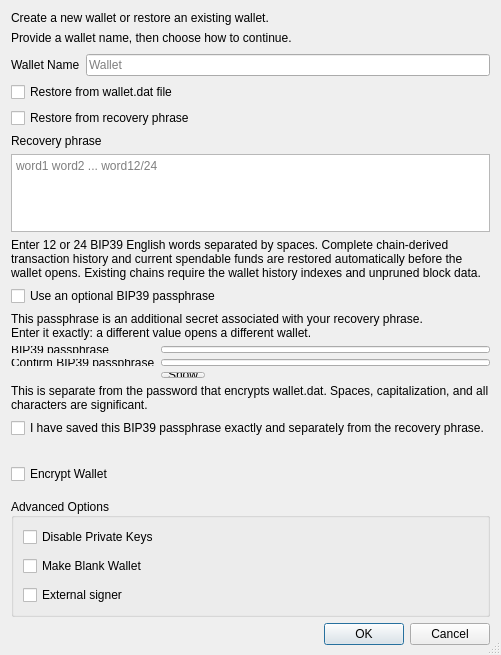
<?xml version="1.0" encoding="UTF-8"?>
<ui version="4.0">
 <class>CreateWalletDialog</class>
 <widget class="QDialog" name="CreateWalletDialog">
  <property name="geometry">
   <rect>
    <x>0</x>
    <y>0</y>
    <width>411</width>
    <height>570</height>
   </rect>
  </property>
  <property name="windowTitle">
   <string>Create or Restore Wallet</string>
  </property>
  <property name="sizeGripEnabled">
   <bool>true</bool>
  </property>
  <layout class="QVBoxLayout" name="verticalLayout">
   <item>
    <widget class="QLabel" name="label_description">
     <property name="sizePolicy">
      <sizepolicy hsizetype="Preferred" vsizetype="Preferred">
       <horstretch>0</horstretch>
       <verstretch>0</verstretch>
      </sizepolicy>
     </property>
     <property name="text">
      <string>Create a new wallet or restore an existing wallet.</string>
     </property>
     <property name="alignment">
      <set>Qt::AlignLeading|Qt::AlignLeft|Qt::AlignVCenter</set>
     </property>
     <property name="wordWrap">
      <bool>false</bool>
     </property>
    </widget>
   </item>
   <item>
    <widget class="QLabel" name="label_subdescription">
     <property name="text">
      <string>Provide a wallet name, then choose how to continue.</string>
     </property>
    </widget>
   </item>
   <item>
    <spacer name="verticalSpacer">
     <property name="orientation">
      <enum>Qt::Vertical</enum>
     </property>
     <property name="sizeType">
      <enum>QSizePolicy::Fixed</enum>
     </property>
     <property name="sizeHint" stdset="0">
      <size>
       <width>20</width>
       <height>3</height>
      </size>
     </property>
    </spacer>
   </item>
   <item>
    <layout class="QHBoxLayout" name="horizontalLayout">
     <item>
      <widget class="QLabel" name="wallet_name_label">
       <property name="text">
        <string>Wallet Name</string>
       </property>
      </widget>
     </item>
     <item>
      <widget class="QLineEdit" name="wallet_name_line_edit">
       <property name="minimumSize">
        <size>
         <width>262</width>
         <height>0</height>
        </size>
       </property>
       <property name="placeholderText">
        <string>Wallet</string>
       </property>
      </widget>
     </item>
    </layout>
   </item>
   <item>
    <widget class="QCheckBox" name="restore_file_checkbox">
     <property name="toolTip">
      <string>Restore this wallet from an existing wallet.dat backup file. This keeps the wallet history stored in that file.</string>
     </property>
     <property name="text">
      <string>Restore from wallet.dat file</string>
     </property>
    </widget>
   </item>
   <item>
    <widget class="QCheckBox" name="restore_mnemonic_checkbox">
     <property name="toolTip">
       <string>Create this wallet from a BIP39 recovery phrase. Complete chain-derived transaction history and current spendable funds are restored automatically before the wallet opens.</string>
     </property>
     <property name="text">
      <string>Restore from recovery phrase</string>
     </property>
    </widget>
   </item>
   <item>
    <widget class="QWidget" name="recovery_phrase_widget" native="true">
     <layout class="QVBoxLayout" name="verticalLayout_recovery_phrase">
      <property name="leftMargin">
       <number>0</number>
      </property>
      <property name="topMargin">
       <number>0</number>
      </property>
      <property name="rightMargin">
       <number>0</number>
      </property>
      <property name="bottomMargin">
       <number>0</number>
      </property>
      <item>
       <widget class="QLabel" name="recovery_phrase_label">
        <property name="text">
         <string>Recovery phrase</string>
        </property>
       </widget>
      </item>
      <item>
       <widget class="QPlainTextEdit" name="recovery_phrase_text_edit">
        <property name="minimumSize">
         <size>
          <width>0</width>
          <height>74</height>
         </size>
        </property>
        <property name="placeholderText">
         <string>word1 word2 ... word12/24</string>
        </property>
       </widget>
      </item>
      <item>
       <widget class="QLabel" name="recovery_phrase_help_label">
        <property name="text">
          <string>Enter 12 or 24 BIP39 English words separated by spaces. Complete chain-derived transaction history and current spendable funds are restored automatically before the wallet opens. Existing chains require the wallet history indexes and unpruned block data.</string>
        </property>
        <property name="wordWrap">
         <bool>true</bool>
        </property>
       </widget>
      </item>
     </layout>
    </widget>
   </item>
  <item>
   <widget class="QCheckBox" name="bip39_passphrase_checkbox">
    <property name="toolTip">
     <string>Add a separate BIP39 passphrase to the recovery phrase. This is not the wallet.dat encryption password.</string>
    </property>
    <property name="text">
     <string>Use an optional BIP39 passphrase</string>
    </property>
   </widget>
  </item>
  <item>
   <widget class="QWidget" name="bip39_passphrase_widget" native="true">
    <layout class="QVBoxLayout" name="verticalLayout_bip39_passphrase">
     <property name="leftMargin">
      <number>0</number>
     </property>
     <property name="topMargin">
      <number>0</number>
     </property>
     <property name="rightMargin">
      <number>0</number>
     </property>
     <property name="bottomMargin">
      <number>0</number>
     </property>
     <item>
      <widget class="QLabel" name="bip39_passphrase_description_label">
       <property name="text">
        <string>This passphrase is an additional secret associated with your recovery phrase.
Enter it exactly: a different value opens a different wallet.</string>
       </property>
       <property name="wordWrap">
        <bool>true</bool>
       </property>
      </widget>
     </item>
     <item>
      <layout class="QGridLayout" name="gridLayout_bip39_passphrase">
       <item row="0" column="0">
        <widget class="QLabel" name="bip39_passphrase_label">
         <property name="text">
          <string>BIP39 passphrase</string>
         </property>
         <property name="buddy">
          <cstring>bip39_passphrase_line_edit</cstring>
         </property>
        </widget>
       </item>
       <item row="0" column="1">
        <widget class="QLineEdit" name="bip39_passphrase_line_edit">
         <property name="echoMode">
          <enum>QLineEdit::Password</enum>
         </property>
        </widget>
       </item>
       <item row="1" column="0">
        <widget class="QLabel" name="bip39_passphrase_confirmation_label">
         <property name="text">
          <string>Confirm BIP39 passphrase</string>
         </property>
         <property name="buddy">
          <cstring>bip39_passphrase_confirmation_line_edit</cstring>
         </property>
        </widget>
       </item>
       <item row="1" column="1">
        <widget class="QLineEdit" name="bip39_passphrase_confirmation_line_edit">
         <property name="echoMode">
          <enum>QLineEdit::Password</enum>
         </property>
        </widget>
       </item>
       <item row="2" column="1">
        <widget class="QToolButton" name="show_bip39_passphrase_button">
         <property name="text">
          <string>Show</string>
         </property>
         <property name="checkable">
          <bool>true</bool>
         </property>
        </widget>
       </item>
      </layout>
     </item>
     <item>
      <widget class="QLabel" name="bip39_passphrase_distinction_label">
       <property name="text">
        <string>This is separate from the password that encrypts wallet.dat. Spaces, capitalization, and all characters are significant.</string>
       </property>
       <property name="wordWrap">
        <bool>true</bool>
       </property>
      </widget>
     </item>
     <item>
      <widget class="QCheckBox" name="bip39_passphrase_backup_checkbox">
       <property name="text">
        <string>I have saved this BIP39 passphrase exactly and separately from the recovery phrase.</string>
       </property>
      </widget>
     </item>
     <item>
      <widget class="QLabel" name="bip39_passphrase_error_label">
       <property name="styleSheet">
        <string notr="true">color:red;font-weight:bold;</string>
       </property>
       <property name="text">
        <string/>
       </property>
       <property name="wordWrap">
        <bool>true</bool>
       </property>
      </widget>
     </item>
    </layout>
   </widget>
  </item>
   <item>
    <widget class="QCheckBox" name="encrypt_wallet_checkbox">
     <property name="toolTip">
      <string>Encrypt the wallet. The wallet will be encrypted with a passphrase of your choice.</string>
     </property>
     <property name="text">
      <string>Encrypt Wallet</string>
     </property>
     <property name="checked">
      <bool>false</bool>
     </property>
    </widget>
   </item>
   <item>
    <spacer name="verticalSpacer_1">
     <property name="orientation">
      <enum>Qt::Vertical</enum>
     </property>
     <property name="sizeType">
      <enum>QSizePolicy::Fixed</enum>
     </property>
     <property name="sizeHint" stdset="0">
      <size>
       <width>20</width>
       <height>8</height>
      </size>
     </property>
    </spacer>
   </item>
   <item>
    <widget class="QGroupBox" name="groupBox">
     <property name="title">
      <string>Advanced Options</string>
     </property>
     <property name="alignment">
      <set>Qt::AlignLeading|Qt::AlignLeft|Qt::AlignVCenter</set>
     </property>
     <property name="flat">
      <bool>false</bool>
     </property>
     <property name="checkable">
      <bool>false</bool>
     </property>
     <layout class="QVBoxLayout" name="verticalLayout_groupbox">
      <property name="spacing">
       <number>9</number>
      </property>
      <item>
       <widget class="QCheckBox" name="disable_privkeys_checkbox">
        <property name="enabled">
         <bool>true</bool>
        </property>
        <property name="toolTip">
         <string>Disable private keys for this wallet. Wallets with private keys disabled will have no private keys and cannot have an HD seed or imported private keys. This is ideal for watch-only wallets.</string>
        </property>
        <property name="text">
         <string>Disable Private Keys</string>
        </property>
       </widget>
      </item>
      <item>
       <widget class="QCheckBox" name="blank_wallet_checkbox">
        <property name="toolTip">
         <string>Make a blank wallet. Blank wallets do not initially have private keys or scripts. Private keys and addresses can be imported, or an HD seed can be set, at a later time.</string>
        </property>
        <property name="text">
         <string>Make Blank Wallet</string>
        </property>
       </widget>
      </item>
      <item>
       <widget class="QCheckBox" name="external_signer_checkbox">
        <property name="toolTip">
         <string>Use an external signing device such as a hardware wallet. Configure the external signer script in wallet preferences first.</string>
        </property>
        <property name="text">
         <string>External signer</string>
        </property>
       </widget>
      </item>
     </layout>
    </widget>
   </item>
   <item>
    <spacer name="verticalSpacer_2">
     <property name="orientation">
      <enum>Qt::Vertical</enum>
     </property>
     <property name="sizeHint" stdset="0">
      <size>
       <width>20</width>
       <height>0</height>
      </size>
     </property>
    </spacer>
   </item>
   <item>
    <widget class="QDialogButtonBox" name="buttonBox">
     <property name="orientation">
      <enum>Qt::Horizontal</enum>
     </property>
     <property name="standardButtons">
      <set>QDialogButtonBox::Cancel|QDialogButtonBox::Ok</set>
     </property>
    </widget>
   </item>
  </layout>
 </widget>
  <tabstops>
  <tabstop>wallet_name_line_edit</tabstop>
  <tabstop>restore_file_checkbox</tabstop>
  <tabstop>restore_mnemonic_checkbox</tabstop>
  <tabstop>recovery_phrase_text_edit</tabstop>
  <tabstop>bip39_passphrase_checkbox</tabstop>
  <tabstop>bip39_passphrase_line_edit</tabstop>
  <tabstop>bip39_passphrase_confirmation_line_edit</tabstop>
  <tabstop>show_bip39_passphrase_button</tabstop>
  <tabstop>bip39_passphrase_backup_checkbox</tabstop>
  <tabstop>encrypt_wallet_checkbox</tabstop>
  <tabstop>disable_privkeys_checkbox</tabstop>
  <tabstop>blank_wallet_checkbox</tabstop>
  <tabstop>external_signer_checkbox</tabstop>
 </tabstops>
 <resources/>
 <connections>
  <connection>
   <sender>buttonBox</sender>
   <signal>accepted()</signal>
   <receiver>CreateWalletDialog</receiver>
   <slot>accept()</slot>
   <hints>
    <hint type="sourcelabel">
     <x>248</x>
     <y>254</y>
    </hint>
    <hint type="destinationlabel">
     <x>157</x>
     <y>274</y>
    </hint>
   </hints>
  </connection>
  <connection>
   <sender>buttonBox</sender>
   <signal>rejected()</signal>
   <receiver>CreateWalletDialog</receiver>
   <slot>reject()</slot>
   <hints>
    <hint type="sourcelabel">
     <x>316</x>
     <y>260</y>
    </hint>
    <hint type="destinationlabel">
     <x>286</x>
     <y>274</y>
    </hint>
   </hints>
  </connection>
 </connections>
</ui>
